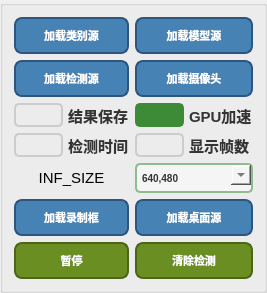
   <widget class="QGroupBox" name="groupBox">
    <property name="geometry">
     <rect>
      <x>1030</x>
      <y>0</y>
      <width>261</width>
      <height>261</height>
     </rect>
    </property>
    <property name="styleSheet">
     <string notr="true"/>
    </property>
    <layout class="QGridLayout" name="gridLayout_3">
     <property name="sizeConstraint">
      <enum>QLayout::SetDefaultConstraint</enum>
     </property>
     <item row="5" column="1">
      <widget class="QPushButton" name="load_record">
       <property name="styleSheet">
        <string notr="true">/* 设置按钮的共同样式 */
QPushButton {
    background-color: #4682b4; /* 钢蓝色背景色 */
    border: 2px solid #2c5680; /* 钢蓝色边框色 */
    border-radius: 8px;
    color: white;
    font: bold 11px; /* 将字体大小调整为10px */
    padding: 8px 16px;
}

QPushButton:hover {
    background-color: #ffc04d; /* 鼠标悬停时的背景色 */
}

QPushButton:pressed {
    background-color: #b27300; /* 按钮按下时的背景色 */
}
</string>
       </property>
       <property name="text">
        <string>加载桌面源</string>
       </property>
      </widget>
     </item>
     <item row="3" column="1">
      <widget class="QCheckBox" name="chkInfFPS">
       <property name="font">
        <font>
         <pointsize>-1</pointsize>
         <italic>false</italic>
         <bold>true</bold>
        </font>
       </property>
       <property name="layoutDirection">
        <enum>Qt::LeftToRight</enum>
       </property>
       <property name="styleSheet">
        <string notr="true">/* 设置QCheckBox的样式 */
QCheckBox {
    font: bold 15px; /* 设置字体样式和大小 */
    color: #333; /* 设置文本颜色 */
    spacing: 5px; /* 设置文本与复选框之间的距离 */
}

/* 设置未选中状态的复选框样式 */
QCheckBox::indicator {
    width: 20px; /* 设置复选框的宽度 */
    height: 20px; /* 设置复选框的高度 */
    border: 2px solid #ccc; /* 设置复选框的边框样式和颜色 */
    border-radius: 5px; /* 设置复选框的圆角 */
}

/* 设置选中状态的复选框样式 */
QCheckBox::indicator:checked {
    background-color: #8fbc8f; /* 设置选中状态的复选框背景颜色 */
    border: 2px solid #3d8b37; /* 设置选中状态的复选框边框样式和颜色 */
}

/* 鼠标悬停时的复选框样式 */
QCheckBox::indicator:hover {
    border: 2px solid #999; /* 设置鼠标悬停时的复选框边框样式和颜色 */
}

/* 禁用状态的复选框样式 */
QCheckBox::indicator:disabled {
    background-color: #f5f5f5; /* 设置禁用状态的复选框背景颜色 */
    border: 2px solid #ccc; /* 设置禁用状态的复选框边框样式和颜色 */
}

/* 设置复选框文本的对齐方式 */
QCheckBox::indicator::unchecked, QCheckBox::indicator::checked {
    subcontrol-position: center left; /* 设置文本在复选框左侧居中 */
    padding-left: 25px; /* 设置文本与复选框之间的距离 */
}

/* 优化选中状态的复选框样式在绿色背景下的可见性 */
QCheckBox::indicator:checked {
    background-color: #3d8b37; /* 修改选中状态的复选框背景颜色为更显眼的绿色 */
    border: 2px solid #3d8b37; /* 保持选中状态的复选框边框颜色与背景色一致 */
}
</string>
       </property>
       <property name="text">
        <string>显示帧数</string>
       </property>
      </widget>
     </item>
     <item row="6" column="0">
      <widget class="QPushButton" name="puased">
       <property name="styleSheet">
        <string notr="true">/* 设置按钮的共同样式 */
QPushButton {
    background-color: #6b8e23; /* 橄榄土绿背景色 */
    border: 2px solid #4c6618; /* 橄榄土绿边框色 */
    border-radius: 8px;
    color: white;
    font: bold 11px; /* 将字体大小调整为10px */
    padding: 8px 16px;
}

QPushButton:hover {
    background-color: #ffc04d; /* 鼠标悬停时的背景色 */
}

QPushButton:pressed {
    background-color: #b27300; /* 按钮按下时的背景色 */
}
</string>
       </property>
       <property name="text">
        <string>暂停</string>
       </property>
      </widget>
     </item>
     <item row="3" column="0">
      <widget class="QCheckBox" name="chkInfTime">
       <property name="font">
        <font>
         <pointsize>-1</pointsize>
         <italic>false</italic>
         <bold>true</bold>
        </font>
       </property>
       <property name="layoutDirection">
        <enum>Qt::LeftToRight</enum>
       </property>
       <property name="styleSheet">
        <string notr="true">/* 设置QCheckBox的样式 */
QCheckBox {
    font: bold 15px; /* 设置字体样式和大小 */
    color: #333; /* 设置文本颜色 */
    spacing: 5px; /* 设置文本与复选框之间的距离 */
}

/* 设置未选中状态的复选框样式 */
QCheckBox::indicator {
    width: 20px; /* 设置复选框的宽度 */
    height: 20px; /* 设置复选框的高度 */
    border: 2px solid #ccc; /* 设置复选框的边框样式和颜色 */
    border-radius: 5px; /* 设置复选框的圆角 */
}

/* 设置选中状态的复选框样式 */
QCheckBox::indicator:checked {
    background-color: #8fbc8f; /* 设置选中状态的复选框背景颜色 */
    border: 2px solid #3d8b37; /* 设置选中状态的复选框边框样式和颜色 */
}

/* 鼠标悬停时的复选框样式 */
QCheckBox::indicator:hover {
    border: 2px solid #999; /* 设置鼠标悬停时的复选框边框样式和颜色 */
}

/* 禁用状态的复选框样式 */
QCheckBox::indicator:disabled {
    background-color: #f5f5f5; /* 设置禁用状态的复选框背景颜色 */
    border: 2px solid #ccc; /* 设置禁用状态的复选框边框样式和颜色 */
}

/* 设置复选框文本的对齐方式 */
QCheckBox::indicator::unchecked, QCheckBox::indicator::checked {
    subcontrol-position: center left; /* 设置文本在复选框左侧居中 */
    padding-left: 25px; /* 设置文本与复选框之间的距离 */
}

/* 优化选中状态的复选框样式在绿色背景下的可见性 */
QCheckBox::indicator:checked {
    background-color: #3d8b37; /* 修改选中状态的复选框背景颜色为更显眼的绿色 */
    border: 2px solid #3d8b37; /* 保持选中状态的复选框边框颜色与背景色一致 */
}
</string>
       </property>
       <property name="text">
        <string>检测时间</string>
       </property>
      </widget>
     </item>
     <item row="5" column="0">
      <widget class="QPushButton" name="load_record_gif">
       <property name="styleSheet">
        <string notr="true">/* 设置按钮的共同样式 */
QPushButton {
    background-color: #4682b4; /* 钢蓝色背景色 */
    border: 2px solid #2c5680; /* 钢蓝色边框色 */
    border-radius: 8px;
    color: white;
    font: bold 11px; /* 将字体大小调整为10px */
    padding: 8px 16px;
}

QPushButton:hover {
    background-color: #ffc04d; /* 鼠标悬停时的背景色 */
}

QPushButton:pressed {
    background-color: #b27300; /* 按钮按下时的背景色 */
}
</string>
       </property>
       <property name="text">
        <string>加载录制框</string>
       </property>
      </widget>
     </item>
     <item row="0" column="0">
      <widget class="QPushButton" name="loadclass">
       <property name="styleSheet">
        <string notr="true">/* 设置按钮的共同样式 */
QPushButton {
    background-color: #4682b4; /* 钢蓝色背景色 */
    border: 2px solid #2c5680; /* 钢蓝色边框色 */
    border-radius: 8px;
    color: white;
    font: bold 11px; /* 将字体大小调整为10px */
    padding: 8px 16px;
}

QPushButton:hover {
    background-color: #ffc04d; /* 鼠标悬停时的背景色 */
}

QPushButton:pressed {
    background-color: #b27300; /* 按钮按下时的背景色 */
}
</string>
       </property>
       <property name="text">
        <string>加载类别源</string>
       </property>
      </widget>
     </item>
     <item row="1" column="0">
      <widget class="QPushButton" name="streamloader">
       <property name="styleSheet">
        <string notr="true">/* 设置按钮的共同样式 */
QPushButton {
    background-color: #4682b4; /* 钢蓝色背景色 */
    border: 2px solid #2c5680; /* 钢蓝色边框色 */
    border-radius: 8px;
    color: white;
    font: bold 11px; /* 将字体大小调整为10px */
    padding: 8px 16px;
}

QPushButton:hover {
    background-color: #ffc04d; /* 鼠标悬停时的背景色 */
}

QPushButton:pressed {
    background-color: #b27300; /* 按钮按下时的背景色 */
}
</string>
       </property>
       <property name="text">
        <string>加载检测源</string>
       </property>
      </widget>
     </item>
     <item row="2" column="1">
      <widget class="QCheckBox" name="chkGPU">
       <property name="font">
        <font>
         <pointsize>-1</pointsize>
         <italic>false</italic>
         <bold>true</bold>
        </font>
       </property>
       <property name="layoutDirection">
        <enum>Qt::LeftToRight</enum>
       </property>
       <property name="styleSheet">
        <string notr="true">/* 设置QCheckBox的样式 */
QCheckBox {
    font: bold 15px; /* 设置字体样式和大小 */
    color: #333; /* 设置文本颜色 */
    spacing: 5px; /* 设置文本与复选框之间的距离 */
}

/* 设置未选中状态的复选框样式 */
QCheckBox::indicator {
    width: 20px; /* 设置复选框的宽度 */
    height: 20px; /* 设置复选框的高度 */
    border: 2px solid #ccc; /* 设置复选框的边框样式和颜色 */
    border-radius: 5px; /* 设置复选框的圆角 */
}

/* 设置选中状态的复选框样式 */
QCheckBox::indicator:checked {
    background-color: #8fbc8f; /* 设置选中状态的复选框背景颜色 */
    border: 2px solid #3d8b37; /* 设置选中状态的复选框边框样式和颜色 */
}

/* 鼠标悬停时的复选框样式 */
QCheckBox::indicator:hover {
    border: 2px solid #999; /* 设置鼠标悬停时的复选框边框样式和颜色 */
}

/* 禁用状态的复选框样式 */
QCheckBox::indicator:disabled {
    background-color: #f5f5f5; /* 设置禁用状态的复选框背景颜色 */
    border: 2px solid #ccc; /* 设置禁用状态的复选框边框样式和颜色 */
}

/* 设置复选框文本的对齐方式 */
QCheckBox::indicator::unchecked, QCheckBox::indicator::checked {
    subcontrol-position: center left; /* 设置文本在复选框左侧居中 */
    padding-left: 25px; /* 设置文本与复选框之间的距离 */
}

/* 优化选中状态的复选框样式在绿色背景下的可见性 */
QCheckBox::indicator:checked {
    background-color: #3d8b37; /* 修改选中状态的复选框背景颜色为更显眼的绿色 */
    border: 2px solid #3d8b37; /* 保持选中状态的复选框边框颜色与背景色一致 */
}
</string>
       </property>
       <property name="text">
        <string>GPU加速</string>
       </property>
       <property name="checked">
        <bool>true</bool>
       </property>
      </widget>
     </item>
     <item row="6" column="1">
      <widget class="QPushButton" name="clear_all">
       <property name="styleSheet">
        <string notr="true">/* 设置按钮的共同样式 */
QPushButton {
    background-color: #6b8e23; /* 橄榄土绿背景色 */
    border: 2px solid #4c6618; /* 橄榄土绿边框色 */
    border-radius: 8px;
    color: white;
    font: bold 11px; /* 将字体大小调整为10px */
    padding: 8px 16px;
}

QPushButton:hover {
    background-color: #ffc04d; /* 鼠标悬停时的背景色 */
}

QPushButton:pressed {
    background-color: #b27300; /* 按钮按下时的背景色 */
}
</string>
       </property>
       <property name="text">
        <string>清除检测</string>
       </property>
      </widget>
     </item>
     <item row="0" column="1">
      <widget class="QPushButton" name="loadmodel">
       <property name="styleSheet">
        <string notr="true">/* 设置按钮的共同样式 */
QPushButton {
    background-color: #4682b4; /* 钢蓝色背景色 */
    border: 2px solid #2c5680; /* 钢蓝色边框色 */
    border-radius: 8px;
    color: white;
    font: bold 11px; /* 将字体大小调整为10px */
    padding: 8px 16px;
}

QPushButton:hover {
    background-color: #ffc04d; /* 鼠标悬停时的背景色 */
}

QPushButton:pressed {
    background-color: #b27300; /* 按钮按下时的背景色 */
}
</string>
       </property>
       <property name="text">
        <string>加载模型源</string>
       </property>
      </widget>
     </item>
     <item row="2" column="0">
      <widget class="QCheckBox" name="chkSave">
       <property name="font">
        <font>
         <pointsize>-1</pointsize>
         <italic>false</italic>
         <bold>true</bold>
        </font>
       </property>
       <property name="layoutDirection">
        <enum>Qt::LeftToRight</enum>
       </property>
       <property name="styleSheet">
        <string notr="true">/* 设置QCheckBox的样式 */
QCheckBox {
    font: bold 15px; /* 设置字体样式和大小 */
    color: #333; /* 设置文本颜色 */
    spacing: 5px; /* 设置文本与复选框之间的距离 */
}

/* 设置未选中状态的复选框样式 */
QCheckBox::indicator {
    width: 20px; /* 设置复选框的宽度 */
    height: 20px; /* 设置复选框的高度 */
    border: 2px solid #ccc; /* 设置复选框的边框样式和颜色 */
    border-radius: 5px; /* 设置复选框的圆角 */
}

/* 设置选中状态的复选框样式 */
QCheckBox::indicator:checked {
    background-color: #8fbc8f; /* 设置选中状态的复选框背景颜色 */
    border: 2px solid #3d8b37; /* 设置选中状态的复选框边框样式和颜色 */
}

/* 鼠标悬停时的复选框样式 */
QCheckBox::indicator:hover {
    border: 2px solid #999; /* 设置鼠标悬停时的复选框边框样式和颜色 */
}

/* 禁用状态的复选框样式 */
QCheckBox::indicator:disabled {
    background-color: #f5f5f5; /* 设置禁用状态的复选框背景颜色 */
    border: 2px solid #ccc; /* 设置禁用状态的复选框边框样式和颜色 */
}

/* 设置复选框文本的对齐方式 */
QCheckBox::indicator::unchecked, QCheckBox::indicator::checked {
    subcontrol-position: center left; /* 设置文本在复选框左侧居中 */
    padding-left: 25px; /* 设置文本与复选框之间的距离 */
}

/* 优化选中状态的复选框样式在绿色背景下的可见性 */
QCheckBox::indicator:checked {
    background-color: #3d8b37; /* 修改选中状态的复选框背景颜色为更显眼的绿色 */
    border: 2px solid #3d8b37; /* 保持选中状态的复选框边框颜色与背景色一致 */
}
</string>
       </property>
       <property name="text">
        <string>结果保存</string>
       </property>
      </widget>
     </item>
     <item row="1" column="1">
      <widget class="QPushButton" name="load_camera">
       <property name="styleSheet">
        <string notr="true">/* 设置按钮的共同样式 */
QPushButton {
    background-color: #4682b4; /* 钢蓝色背景色 */
    border: 2px solid #2c5680; /* 钢蓝色边框色 */
    border-radius: 8px;
    color: white;
    font: bold 11px; /* 将字体大小调整为10px */
    padding: 8px 16px;
}

QPushButton:hover {
    background-color: #ffc04d; /* 鼠标悬停时的背景色 */
}

QPushButton:pressed {
    background-color: #b27300; /* 按钮按下时的背景色 */
}
</string>
       </property>
       <property name="text">
        <string>加载摄像头</string>
       </property>
      </widget>
     </item>
     <item row="4" column="0">
      <widget class="QLabel" name="Stop_bit_2">
       <property name="font">
        <font>
         <pointsize>11</pointsize>
        </font>
       </property>
       <property name="text">
        <string>INF_SIZE</string>
       </property>
       <property name="alignment">
        <set>Qt::AlignCenter</set>
       </property>
      </widget>
     </item>
     <item row="4" column="1">
      <widget class="QComboBox" name="inf_sizeCb">
       <property name="styleSheet">
        <string notr="true">/* 设置QComboBox的样式 */
QComboBox {
    font: bold 10px; /* 设置字体样式和大小为10px */
    color: #333; /* 设置文本颜色 */
    border: 2px solid #8fbc8f; /* 设置边框样式和颜色 */
    border-radius: 5px; /* 设置圆角 */
    padding: 5px; /* 设置内边距 */
    background-color: #f5f5f5; /* 设置背景颜色 */
}

/* 设置下拉箭头样式 */
QComboBox::drop-down {
    width: 20px; /* 设置下拉箭头的宽度 */
    height: 20px; /* 设置下拉箭头的高度 */
}

QComboBox::down-arrow {
    image: url(:/icons/down_arrow.png); /* 使用箭头图标，注意替换为正确的路径 */
}

/* 设置下拉列表样式 */
QComboBox QAbstractItemView {
    border: 2px solid #8fbc8f; /* 设置下拉列表的边框样式和颜色 */
    background-color: #f5f5f5; /* 设置下拉列表的背景颜色 */
    selection-background-color: #ffa500; /* 设置选中项的背景颜色（橙色） */
    selection-color: white; /* 设置选中项的文本颜色 */
}

/* 设置下拉列表中的每一项样式 */
QComboBox QAbstractItemView::item {
    height: 25px; /* 设置每一项的高度 */
}

/* 设置选中项样式 */
QComboBox::item:selected {
    background-color: #ffa500; /* 设置选中项的背景颜色（橙色） */
    color: white; /* 设置选中项的文本颜色 */
}
</string>
       </property>
       <item>
        <property name="text">
         <string>640,480</string>
        </property>
       </item>
       <item>
        <property name="text">
         <string>640,640</string>
        </property>
       </item>
      </widget>
     </item>
    </layout>
    <zorder>loadmodel</zorder>
    <zorder>loadclass</zorder>
    <zorder>load_camera</zorder>
    <zorder>streamloader</zorder>
    <zorder>clear_all</zorder>
    <zorder>puased</zorder>
    <zorder>load_record</zorder>
    <zorder>load_record_gif</zorder>
    <zorder>chkSave</zorder>
    <zorder>chkGPU</zorder>
    <zorder>chkInfTime</zorder>
    <zorder>chkInfFPS</zorder>
    <zorder>Stop_bit_2</zorder>
    <zorder>inf_sizeCb</zorder>
   </widget>
